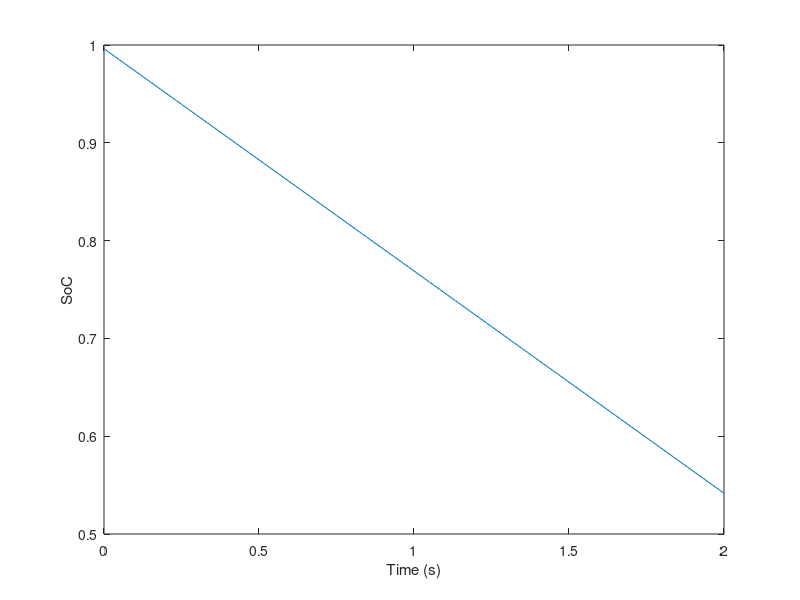

Write MATLAB code to recreate this figure.
clc; clear; close all;

tf = 2; % total time in hours
dt = 1/60; % time step in minute
tk = 1; % arrary index
t = 0; % initial time
Ntf = floor(tf/dt); % numbers of step

% Battery Parameter
Qn = 4.4; %4400mAh
I = 1; % 1A
s = 1; % state of charge

% array filling
ss = zeros(1,Ntf);
tt = zeros(1, Ntf);


while t < tf
    % rectangular method
    s = s - (I*dt)/Qn;

    % fill the array
    ss(tk) = s;
    tt(tk) = t;

    % increment
    t = t + dt;
    tk = tk + 1;
end

% plot
plot(tt,ss)
ylabel("SoC")
xlabel("Time (s)")
